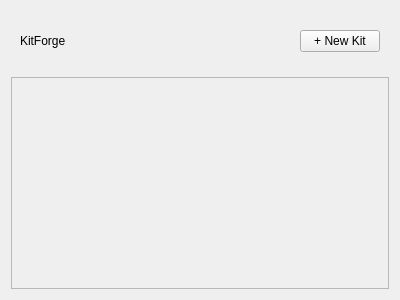
<?xml version="1.0" encoding="UTF-8"?>
<ui version="4.0">
 <class>Form</class>
 <widget class="QWidget" name="Form">
  <property name="geometry">
   <rect>
    <x>0</x>
    <y>0</y>
    <width>400</width>
    <height>300</height>
   </rect>
  </property>
  <property name="windowTitle">
   <string>Form</string>
  </property>
  <layout class="QVBoxLayout" name="verticalLayout">
   <item>
    <widget class="QWidget" name="header_bar" native="true">
     <property name="minimumSize">
      <size>
       <width>0</width>
       <height>60</height>
      </size>
     </property>
     <property name="maximumSize">
      <size>
       <width>16777215</width>
       <height>60</height>
      </size>
     </property>
     <layout class="QHBoxLayout" name="horizontalLayout">
      <item>
       <widget class="QLabel" name="label">
        <property name="text">
         <string>KitForge</string>
        </property>
       </widget>
      </item>
      <item>
       <spacer name="horizontalSpacer">
        <property name="orientation">
         <enum>Qt::Orientation::Horizontal</enum>
        </property>
        <property name="sizeHint" stdset="0">
         <size>
          <width>40</width>
          <height>20</height>
         </size>
        </property>
       </spacer>
      </item>
      <item>
       <widget class="QPushButton" name="btn_new_kit">
        <property name="text">
         <string>+ New Kit</string>
        </property>
       </widget>
      </item>
     </layout>
    </widget>
   </item>
   <item>
    <widget class="QScrollArea" name="scroll_area">
     <property name="widgetResizable">
      <bool>true</bool>
     </property>
     <widget class="QWidget" name="cards_container">
      <property name="geometry">
       <rect>
        <x>0</x>
        <y>0</y>
        <width>380</width>
        <height>214</height>
       </rect>
      </property>
     </widget>
    </widget>
   </item>
  </layout>
 </widget>
 <resources/>
 <connections/>
</ui>
